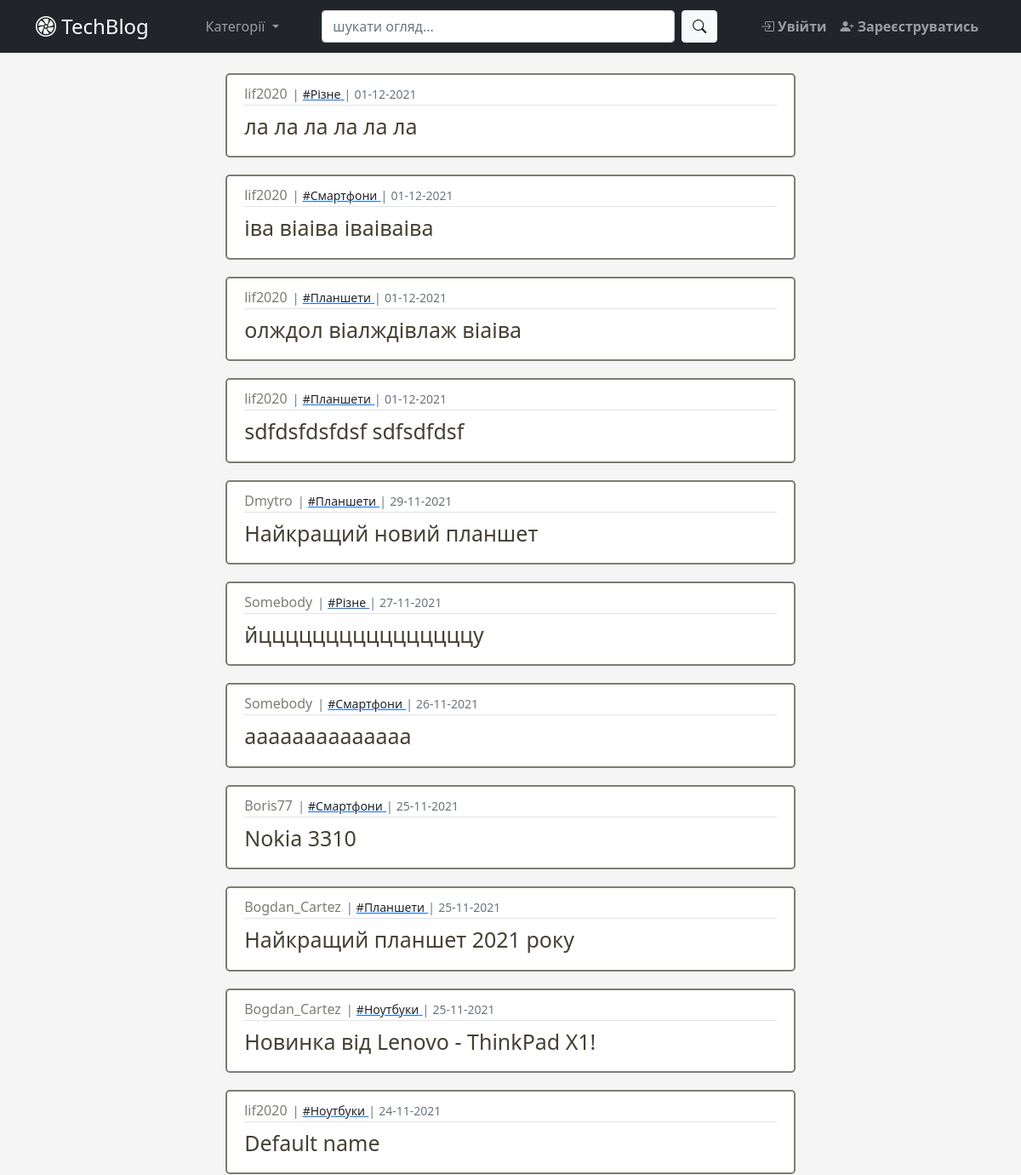
Before: / (upper part) with the older database file.
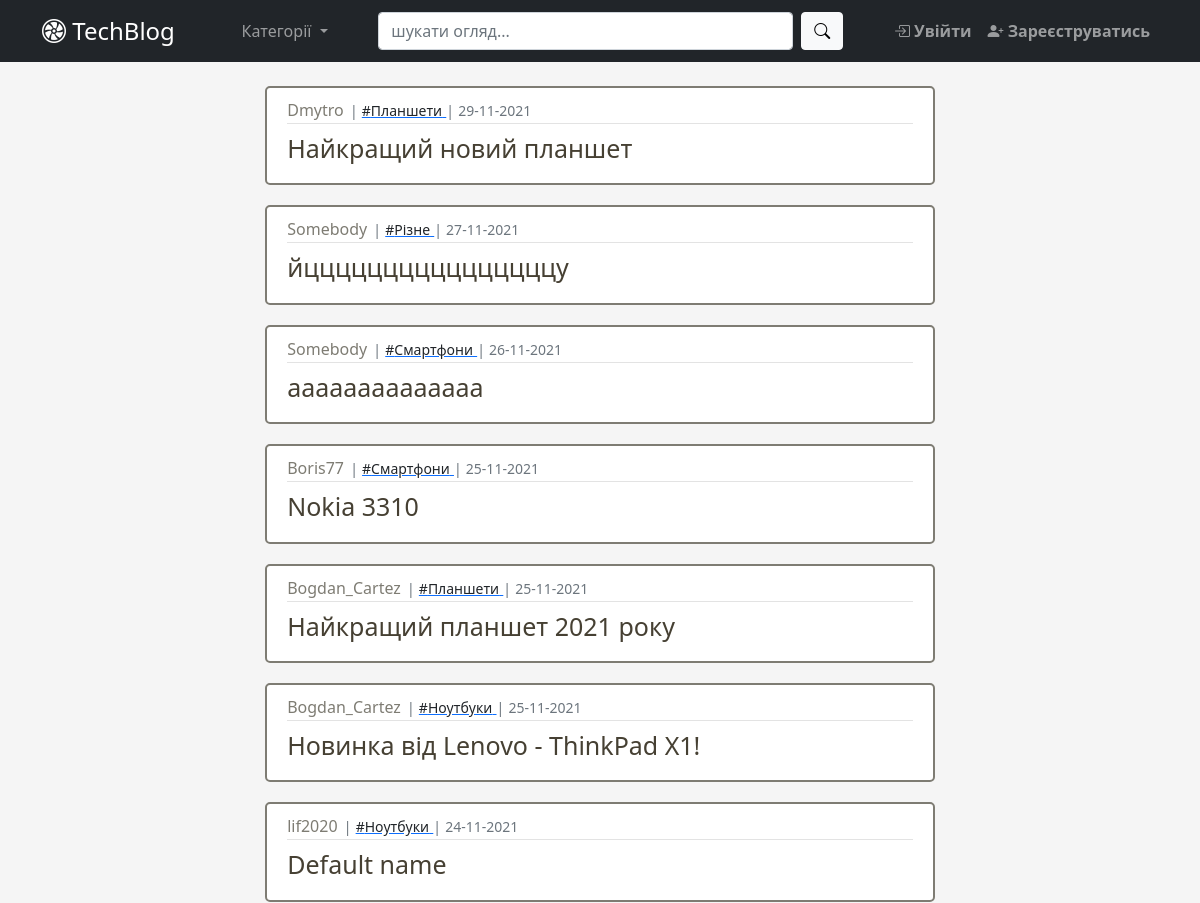
After: the same page with the newer database file.
### app/blog/models.py (models this page shows, shortened)
class Post(db.Model):  # type: ignore
    __searchable__ = ['title']
    id = db.Column(db.Integer, primary_key=True)  # type: ignore
    category_id = db.Column(db.Integer, db.ForeignKey('category.id'),
                            nullable=False)  # type: ignore
    user_id = db.Column(db.Integer(), db.ForeignKey('user.id'))  # type: ignore
    title = db.Column(db.String(100), nullable=False)  # type: ignore
    content = db.Column(db.Text)  # type: ignore
    created_at = db.Column(db.DateTime, default=datetime.now)  # type: ignore
    comments = db.relationship('Comment', backref='post_br', lazy=True)
    likes = db.relationship('Like', backref='post_br', lazy=True)

class Category(db.Model):  # type: ignore
    id = db.Column(db.Integer, primary_key=True)  # type: ignore
    name = db.Column(db.String(25), unique=True, nullable=False)
    category = db.relationship('Post', backref='category_br', lazy=True)

### app/user/models.py (models this page shows, shortened)
class User(db.Model, UserMixin):  # type: ignore
    id = db.Column(db.Integer, primary_key=True)  # type: ignore
    username = db.Column(db.String(30), unique=True, nullable=False)
    email = db.Column(db.String(50), unique=True, nullable=False)
    password = db.Column(db.String(30), nullable=False)
    picture = db.Column(db.String(20), nullable=False,
                        server_default='default.jpg')  # type: ignore
    comment = db.relationship('Comment', backref='user_br', lazy=True)
    like = db.relationship('Like', backref='user_br', lazy=True)
    posts = db.relationship('Post', backref='user_br', lazy=True)

### app/views.py (the view)
@app.route('/')
def home():
    posts = Post.query.order_by(Post.created_at.desc())
    return render_template('home.html', title='TechBlog', posts=posts)

### app/templates/home.html
{% extends "base.html" %}
{% block main %}
  <div style="margin:auto;width:60%">
    {% include "posts_list.html" %}
  </div>
{% endblock main %}

### app/templates/_render_field.html (shortened to what this page needs)
{% macro render_post_item(post) %}
    <article class="media article-section">
    <div class="media-body">
      <div class="article-metadata">
        <a class="author-name" href="{{url_for('blog_bp_in.user_posts', user_id=post.user_br.id)}}">
          {{ post.user_br.username }}
        </a><small class="text-muted">|</small>
        <a href="{{url_for('blog_bp_in.posts_by_category', category_id=post.category_br.id)}}">
          <small class="link-dark">#{{ post.category_br.name }}</small>
        </a><small class="text-muted">|</small>
        <small class="text-muted">
          {{ post.created_at.strftime('%d-%m-%Y')  }}
        </small>
      </div>
      <h2><a class="article-title" href="{{url_for('blog_bp_in.post_view', post_id=post.id)}}"> {{ post.title }} </a></h2>
    </div>
  </article>
{% endmacro %}

Changed rows visible on the page:
removed Post: user_br.username "lif2020", category_br.name "Різне", created_at "01-12-2021", title "ла ла ла ла ла ла"
removed Post: user_br.username "lif2020", category_br.name "Смартфони", created_at "01-12-2021", title "іва віаіва іваіваіва"
removed Post: user_br.username "lif2020", category_br.name "Планшети", created_at "01-12-2021", title "олждол віалждівлаж віаіва"
removed Post: user_br.username "lif2020", category_br.name "Планшети", created_at "01-12-2021", title "sdfdsfdsfdsf sdfsdfdsf"
